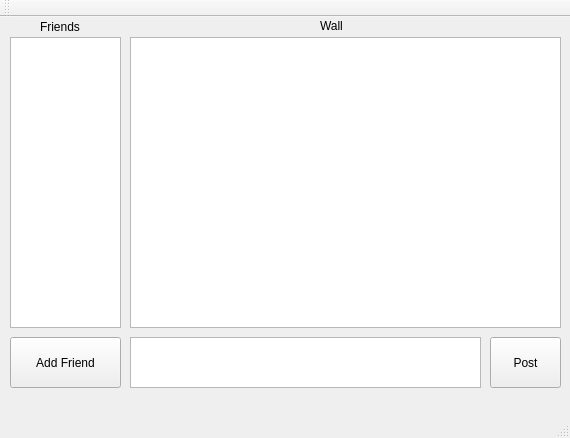
<?xml version="1.0" encoding="UTF-8"?>
<ui version="4.0">
 <class>himitsu</class>
 <widget class="QMainWindow" name="himitsu">
  <property name="geometry">
   <rect>
    <x>0</x>
    <y>0</y>
    <width>570</width>
    <height>438</height>
   </rect>
  </property>
  <property name="windowTitle">
   <string>Wildfire</string>
  </property>
  <widget class="QWidget" name="centralWidget">
   <widget class="QTextEdit" name="textEdit">
    <property name="geometry">
     <rect>
      <x>130</x>
      <y>320</y>
      <width>351</width>
      <height>51</height>
     </rect>
    </property>
   </widget>
   <widget class="QPushButton" name="pushButton">
    <property name="geometry">
     <rect>
      <x>490</x>
      <y>320</y>
      <width>71</width>
      <height>51</height>
     </rect>
    </property>
    <property name="text">
     <string>Post</string>
    </property>
   </widget>
   <widget class="QLabel" name="label">
    <property name="geometry">
     <rect>
      <x>40</x>
      <y>0</y>
      <width>61</width>
      <height>20</height>
     </rect>
    </property>
    <property name="text">
     <string>Friends</string>
    </property>
   </widget>
   <widget class="QLabel" name="label_2">
    <property name="geometry">
     <rect>
      <x>320</x>
      <y>0</y>
      <width>41</width>
      <height>17</height>
     </rect>
    </property>
    <property name="text">
     <string>Wall</string>
    </property>
   </widget>
   <widget class="QPushButton" name="pushButton_2">
    <property name="geometry">
     <rect>
      <x>10</x>
      <y>320</y>
      <width>111</width>
      <height>51</height>
     </rect>
    </property>
    <property name="text">
     <string>Add Friend</string>
    </property>
   </widget>
   <widget class="QListWidget" name="listWidget">
    <property name="geometry">
     <rect>
      <x>10</x>
      <y>20</y>
      <width>111</width>
      <height>291</height>
     </rect>
    </property>
   </widget>
   <widget class="QListWidget" name="listWidget_2">
    <property name="geometry">
     <rect>
      <x>130</x>
      <y>20</y>
      <width>431</width>
      <height>291</height>
     </rect>
    </property>
    <property name="sizePolicy">
     <sizepolicy hsizetype="Expanding" vsizetype="Expanding">
      <horstretch>0</horstretch>
      <verstretch>0</verstretch>
     </sizepolicy>
    </property>
    <property name="horizontalScrollBarPolicy">
     <enum>Qt::ScrollBarAsNeeded</enum>
    </property>
    <property name="resizeMode">
     <enum>QListView::Adjust</enum>
    </property>
   </widget>
  </widget>
  <widget class="QMenuBar" name="menuBar">
   <property name="geometry">
    <rect>
     <x>0</x>
     <y>0</y>
     <width>570</width>
     <height>25</height>
    </rect>
   </property>
  </widget>
  <widget class="QToolBar" name="mainToolBar">
   <attribute name="toolBarArea">
    <enum>TopToolBarArea</enum>
   </attribute>
   <attribute name="toolBarBreak">
    <bool>false</bool>
   </attribute>
  </widget>
  <widget class="QStatusBar" name="statusBar"/>
 </widget>
 <layoutdefault spacing="6" margin="11"/>
 <resources/>
 <connections/>
</ui>
